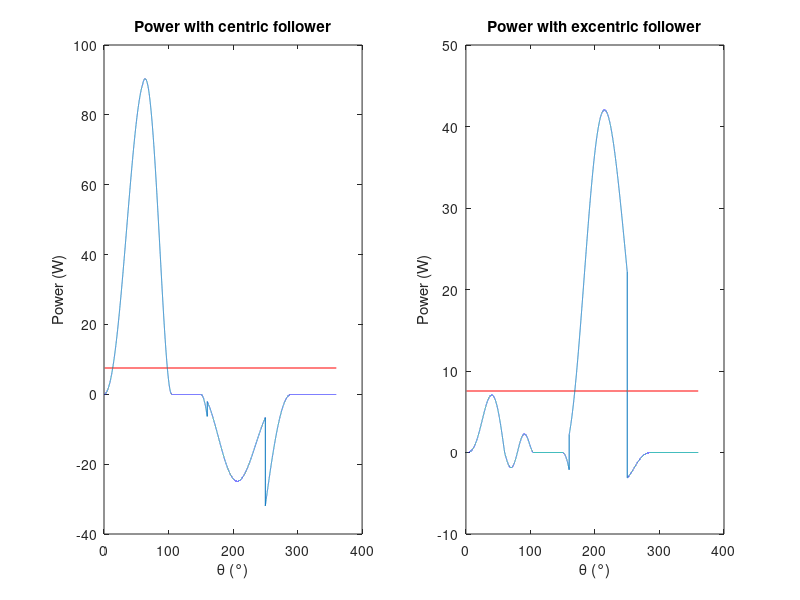
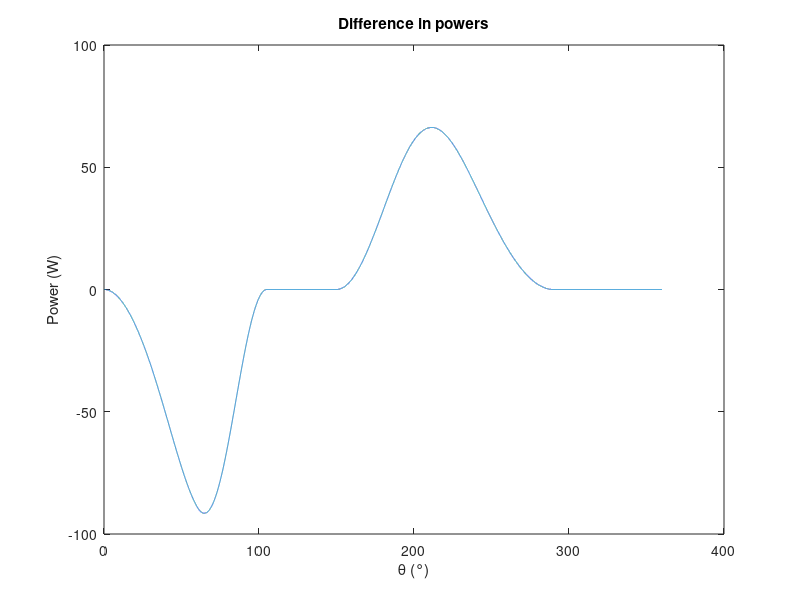

MATLAB code to generate these figures, in order:
function [P,P_mean] = power_cam

close all; clear;

%Excentricity = 0

    % Load our cam data
    cam1 = load('hefwet + geometrie zonder excentriciteit.mat');
    alpha = cam1.pressure_angle;
    R=sqrt(cam1.xpitch.^2+cam1.ypitch.^2)*0.001;
    omega = cam1.w;
    N = cam1.normalforce_tot;
    
    %Instantaneous power
    P_withoutexc = N.*sin(alpha).*R*omega;
    
    %Mean power
    P_withoutexc_mean = sum(P_withoutexc)/size(P_withoutexc,2);
    
%Excentricity =/= 0

    % Load our cam data
    cam2 = load('hefwet + geometrie.mat');
    alpha = cam2.pressure_angle;
    R=sqrt(cam2.xpitch.^2+cam2.ypitch.^2)*0.001;
    omega = cam2.w;
    e = cam2.exc*0.001;
    N = cam2.normalforce_tot;

    %Instantaneous power
    P_withexc=N.*(cos(alpha).*e+sin(alpha).*sqrt(R.^2-e^2))*omega;
    
    %Mean power    
    P_withexc_mean = sum(P_withexc)/size(P_withexc,2)
    
%Plot

    %With and without exc    
    figure
    subplot(1,2,1)
    plot(cam1.theta*180/pi,P_withoutexc);
    hold on
    plot(cam1.theta*180/pi,P_withoutexc_mean*ones(size(cam1.theta)));
    title("Power with centric follower")
    xlabel('\theta (°)');
    ylabel('Power (W)');
    subplot(1,2,2)
    plot(cam1.theta*180/pi,P_withexc);
    hold on
    plot(cam1.theta*180/pi,P_withexc_mean*ones(size(cam1.theta)));
    title("Power with excentric follower")
    xlabel('\theta (°)');
    ylabel('Power (W)');
    
    %Difference
    figure
    plot(cam1.theta*180/pi,P_withexc-P_withoutexc);
    title("Difference in powers")
    xlabel('\theta (°)');
    ylabel('Power (W)');
    
P = P_withexc;
P_mean = P_withexc_mean;

end